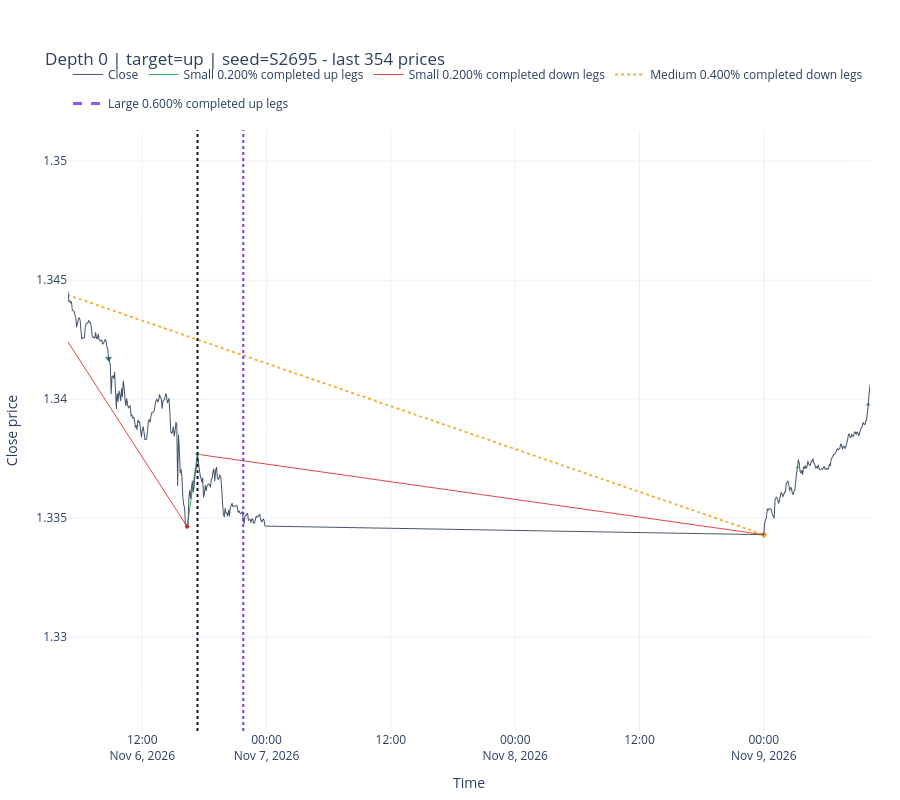
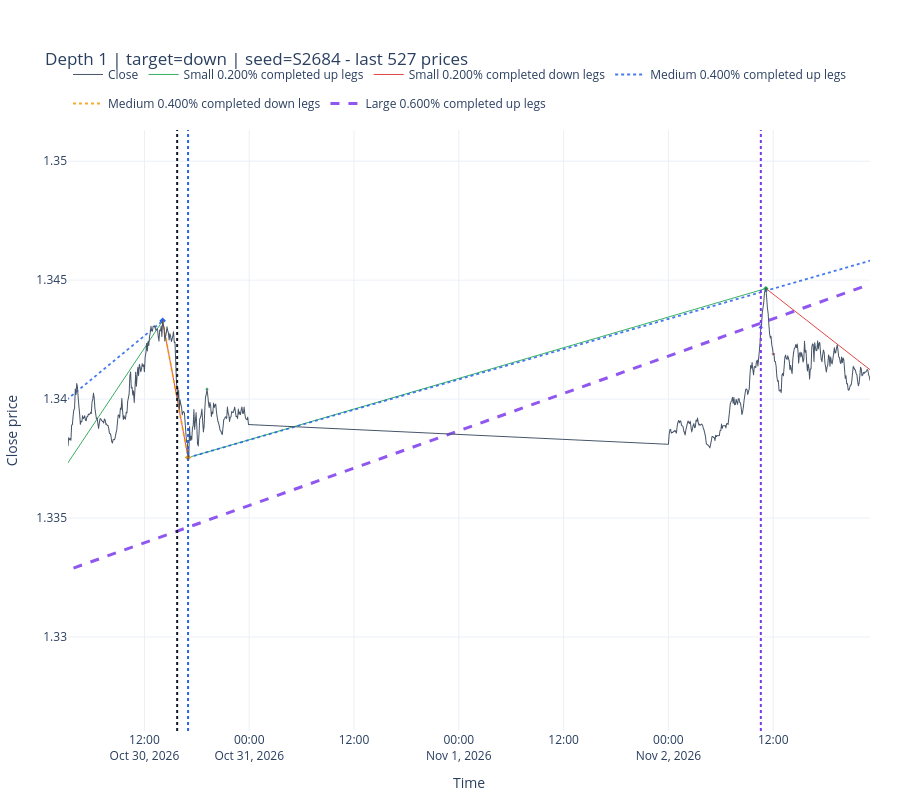
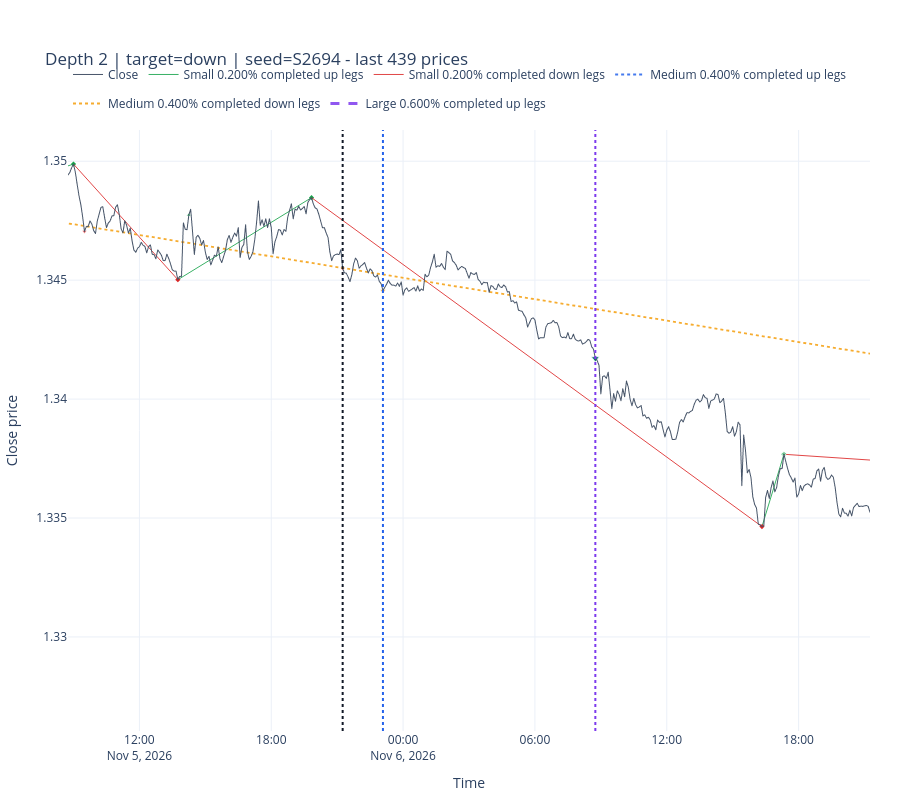

Write notebook code for charts like these, in order.
### Markdown cell above
## Linked price-path casebook

One recent strict-clean lineage is selected for each terminal depth. Selection and the later vertical markers use hindsight and are diagnostic. Read each chart from the black seed line forward before looking at the blue medium-confirmation line or purple terminal line.

### Code cell
casebook_linkages = (
    strict_clean_linkages.sort_values("seed_time")
    .groupby("terminal_depth", sort=True, group_keys=False)
    .tail(1)
    .sort_values("terminal_depth")
)
display(casebook_linkages[[
    "seed_small_event_id", "seed_time", "target_mode", "medium_event_id",
    "medium_time", "terminal_event_id", "terminal_time", "terminal_depth",
    "small_medium_bars", "medium_large_bars", "total_resolution_bars",
]])

for lineage in casebook_linkages.itertuples(index=False):
    window_start_position = max(0, int(lineage.seed_position) - CASEBOOK_BARS_BEFORE)
    window_end_position = min(len(prices), int(lineage.terminal_position) + CASEBOOK_BARS_AFTER + 1)
    case_prices = prices.iloc[window_start_position:window_end_position]
    case_figure = plot_three_threshold_directional_change(
        prices=case_prices,
        small_events=event_ledgers[Scale.SMALL],
        medium_events=event_ledgers[Scale.MEDIUM],
        large_events=event_ledgers[Scale.LARGE],
        small_theta=SMALL_THETA,
        medium_theta=MEDIUM_THETA,
        large_theta=LARGE_THETA,
        n_prices=len(case_prices),
        title=(
            f"Depth {int(lineage.terminal_depth)} | target={lineage.target_mode} | "
            f"seed={lineage.seed_small_event_id}"
        ),
    )
    case_figure.add_vline(
        x=lineage.seed_time, line={"color": "#111827", "dash": "dot", "width": 2}
    )
    if pd.notna(lineage.medium_time):
        case_figure.add_vline(
            x=lineage.medium_time, line={"color": "#2563eb", "dash": "dot", "width": 2}
        )
    case_figure.add_vline(
        x=lineage.terminal_time, line={"color": "#7c3aed", "dash": "dot", "width": 2}
    )
    case_figure.show()

### Figure 1 — Plotly figure (JSON) as saved in the notebook; plotly's stock layout.template omitted (floating-point values rounded to 4 significant figures; data arrays with more than 128 entries replaced by an {"elided": "..."} marker saying what was removed)
{"data": [{"hovertemplate": "time=%{x}<br>close=%{y:.5f}<extra></extra>", "line": {"color": "#475569", "width": 1.0}, "mode": "lines", "name": "Close", "type": "scattergl", "x": {"elided": "354 str values"}, "y": {"elided": "354 float values"}}, {"hoverinfo": "skip", "legendgroup": "small_up", "line": {"color": "#16a34a", "dash": "solid", "width": 1.0}, "mode": "lines", "name": "Small 0.200% completed up legs", "opacity": 0.85, "type": "scatter", "x": ["2026-11-06T16:20:00+02:00", "2026-11-06T17:20:00+02:00", null], "y": [1.335, 1.338, null]}, {"customdata": [["S2696", 1.139, 12, 0.0001898, "2026-11-06T21:45:00+02:00"]], "hovertemplate": "Small up ending EXT<br>time=%{x}<br>price=%{y:.5f}<br>event=%{customdata[0]}<br>TMV=%{customdata[1]:.4f}<br>T=%{customdata[2]} bars<br>R=%{customdata[3]:.3e}<br>known at=%{customdata[4]}<extra></extra>", "legendgroup": "small_up", "marker": {"color": "#16a34a", "size": 4, "symbol": "diamond"}, "mode": "markers", "name": "Small up ending EXT", "showlegend": false, "type": "scatter", "x": ["2026-11-06T17:20:00.000000"], "y": [1.338]}, {"customdata": [["S2696", 1.139, 12, 0.0001898, "2026-11-06T17:20:00+02:00"]], "hovertemplate": "Small down DCC<br>time=%{x}<br>price=%{y:.5f}<br>completed event=%{customdata[0]}<br>TMV=%{customdata[1]:.4f}<br>T=%{customdata[2]} bars<br>R=%{customdata[3]:.3e}<br>confirmed EXT time=%{customdata[4]}<extra></extra>", "legendgroup": "small_down", "marker": {"color": "#dc2626", "line": {"color": "white", "width": 0.75}, "size": 4, "symbol": "triangle-down"}, "mode": "markers", "name": "Small down DCC", "showlegend": false, "type": "scatter", "x": ["2026-11-06T21:45:00.000000"], "y": [1.335]}, {"hoverinfo": "skip", "legendgroup": "small_down", "line": {"color": "#dc2626", "dash": "solid", "width": 1.0}, "mode": "lines", "name": "Small 0.200% completed down legs", "opacity": 0.85, "type": "scatter", "x": ["2026-11-05T19:50:00+02:00", "2026-11-06T16:20:00+02:00", null, "2026-11-06T17:20:00+02:00", "2026-11-09T00:00:00+02:00", null], "y": [1.348, 1.335, null, 1.338, 1.334, null]}, {"customdata": [["S2695", 5.128, 246, 4.169e-05, "2026-11-06T17:20:00+02:00"], ["S2697", 1.263, 80, 3.158e-05, "2026-11-09T03:15:00+02:00"]], "hovertemplate": "Small down ending EXT<br>time=%{x}<br>price=%{y:.5f}<br>event=%{customdata[0]}<br>TMV=%{customdata[1]:.4f}<br>T=%{customdata[2]} bars<br>R=%{customdata[3]:.3e}<br>known at=%{customdata[4]}<extra></extra>", "legendgroup": "small_down", "marker": {"color": "#dc2626", "size": 4, "symbol": "diamond"}, "mode": "markers", "name": "Small down ending EXT", "showlegend": false, "type": "scatter", "x": ["2026-11-06T16:20:00.000000", "2026-11-09T00:00:00.000000"], "y": [1.335, 1.334]}, {"customdata": [["S2695", 5.128, 246, 4.169e-05, "2026-11-06T16:20:00+02:00"], ["S2697", 1.263, 80, 3.158e-05, "2026-11-09T00:00:00+02:00"]], "hovertemplate": "Small up DCC<br>time=%{x}<br>price=%{y:.5f}<br>completed event=%{customdata[0]}<br>TMV=%{customdata[1]:.4f}<br>T=%{customdata[2]} bars<br>R=%{customdata[3]:.3e}<br>confirmed EXT time=%{customdata[4]}<extra></extra>", "legendgroup": "small_up", "marker": {"color": "#16a34a", "line": {"color": "white", "width": 0.75}, "size": 4, "symbol": "triangle-up"}, "mode": "markers", "name": "Small up DCC", "showlegend": false, "type": "scatter", "x": ["2026-11-06T17:20:00.000000", "2026-11-09T03:15:00.000000"], "y": [1.338, 1.337]}, {"hoverinfo": "skip", "legendgroup": "medium_down", "line": {"color": "#f59e0b", "dash": "dot", "width": 1.8}, "mode": "lines", "name": "Medium 0.400% completed down legs", "opacity": 0.85, "type": "scatter", "x": ["2026-11-04T15:00:00+02:00", "2026-11-09T00:00:00+02:00", null], "y": [1.35, 1.334, null]}, {"customdata": [["M839", 2.917, 684, 1.706e-05, "2026-11-09T10:05:00+02:00"]], "hovertemplate": "Medium down ending EXT<br>time=%{x}<br>price=%{y:.5f}<br>event=%{customdata[0]}<br>TMV=%{customdata[1]:.4f}<br>T=%{customdata[2]} bars<br>R=%{customdata[3]:.3e}<br>known at=%{customdata[4]}<extra></extra>", "legendgroup": "medium_down", "marker": {"color": "#f59e0b", "size": 5, "symbol": "diamond"}, "mode": "markers", "name": "Medium down ending EXT", "showlegend": false, "type": "scatter", "x": ["2026-11-09T00:00:00.000000"], "y": [1.334]}, {"customdata": [["M839", 2.917, 684, 1.706e-05, "2026-11-09T00:00:00+02:00"]], "hovertemplate": "Medium up DCC<br>time=%{x}<br>price=%{y:.5f}<br>completed event=%{customdata[0]}<br>TMV=%{customdata[1]:.4f}<br>T=%{customdata[2]} bars<br>R=%{customdata[3]:.3e}<br>confirmed EXT time=%{customdata[4]}<extra></extra>", "legendgroup": "medium_up", "marker": {"color": "#2563eb", "line": {"color": "white", "width": 0.75}, "size": 5, "symbol": "triangle-up"}, "mode": "markers", "name": "Medium up DCC", "showlegend": false, "type": "scatter", "x": ["2026-11-09T10:05:00.000000"], "y": [1.34]}, {"hoverinfo": "skip", "legendgroup": "large_up", "line": {"color": "#7c3aed", "dash": "dash", "width": 3.0}, "mode": "lines", "name": "Large 0.600% completed up legs", "opacity": 0.85, "type": "scatter", "x": ["2026-10-28T09:10:00+02:00", "2026-11-04T15:00:00+02:00", null], "y": [1.327, 1.35, null]}, {"customdata": [["L392", 2.855, 1510, 1.135e-05, "2026-11-04T15:00:00+02:00"]], "hovertemplate": "Large down DCC<br>time=%{x}<br>price=%{y:.5f}<br>completed event=%{customdata[0]}<br>TMV=%{customdata[1]:.4f}<br>T=%{customdata[2]} bars<br>R=%{customdata[3]:.3e}<br>confirmed EXT time=%{customdata[4]}<extra></extra>", "legendgroup": "large_down", "marker": {"color": "#0f766e", "line": {"color": "white", "width": 0.75}, "size": 7, "symbol": "triangle-down"}, "mode": "markers", "name": "Large down DCC", "showlegend": false, "type": "scatter", "x": ["2026-11-06T08:45:00.000000"], "y": [1.342]}], "layout": {"height": 800, "hovermode": "closest", "legend": {"orientation": "h", "x": 0.0, "xanchor": "left", "y": 1.02, "yanchor": "bottom"}, "margin": {"b": 60, "l": 60, "r": 30, "t": 130}, "shapes": [{"line": {"color": "#111827", "dash": "dot", "width": 2}, "type": "line", "x0": "2026-11-06T17:20:00+02:00", "x1": "2026-11-06T17:20:00+02:00", "xref": "x", "y0": 0, "y1": 1, "yref": "y domain"}, {"line": {"color": "#7c3aed", "dash": "dot", "width": 2}, "type": "line", "x0": "2026-11-06T21:45:00+02:00", "x1": "2026-11-06T21:45:00+02:00", "xref": "x", "y0": 0, "y1": 1, "yref": "y domain"}], "title": {"text": "Depth 0 | target=up | seed=S2695 - last 354 prices"}, "xaxis": {"range": ["2026-11-06T04:50:00+02:00", "2026-11-09T10:15:00+02:00"], "showspikes": true, "spikemode": "across", "title": {"text": "Time"}}, "yaxis": {"fixedrange": false, "showspikes": true, "title": {"text": "Close price"}}}}

### Figure 2 — Plotly figure (JSON) as saved in the notebook; plotly's stock layout.template omitted (floating-point values rounded to 4 significant figures; data arrays with more than 128 entries replaced by an {"elided": "..."} marker saying what was removed)
{"data": [{"hovertemplate": "time=%{x}<br>close=%{y:.5f}<extra></extra>", "line": {"color": "#475569", "width": 1.0}, "mode": "lines", "name": "Close", "type": "scattergl", "x": {"elided": "527 str values"}, "y": {"elided": "527 float values"}}, {"hoverinfo": "skip", "legendgroup": "small_up", "line": {"color": "#16a34a", "dash": "solid", "width": 1.0}, "mode": "lines", "name": "Small 0.200% completed up legs", "opacity": 0.85, "type": "scatter", "x": ["2026-10-29T15:15:00+02:00", "2026-10-30T14:05:00+02:00", null, "2026-10-30T17:00:00+02:00", "2026-11-02T11:10:00+02:00", null], "y": [1.331, 1.343, null, 1.338, 1.345, null]}, {"customdata": [["S2684", 4.723, 274, 3.447e-05, "2026-10-30T15:45:00+02:00"], ["S2686", 2.658, 218, 2.438e-05, "2026-11-02T12:00:00+02:00"]], "hovertemplate": "Small up ending EXT<br>time=%{x}<br>price=%{y:.5f}<br>event=%{customdata[0]}<br>TMV=%{customdata[1]:.4f}<br>T=%{customdata[2]} bars<br>R=%{customdata[3]:.3e}<br>known at=%{customdata[4]}<extra></extra>", "legendgroup": "small_up", "marker": {"color": "#16a34a", "size": 4, "symbol": "diamond"}, "mode": "markers", "name": "Small up ending EXT", "showlegend": false, "type": "scatter", "x": ["2026-10-30T14:05:00.000000", "2026-11-02T11:10:00.000000"], "y": [1.343, 1.345]}, {"customdata": [["S2684", 4.723, 274, 3.447e-05, "2026-10-30T14:05:00+02:00"], ["S2686", 2.658, 218, 2.438e-05, "2026-11-02T11:10:00+02:00"]], "hovertemplate": "Small down DCC<br>time=%{x}<br>price=%{y:.5f}<br>completed event=%{customdata[0]}<br>TMV=%{customdata[1]:.4f}<br>T=%{customdata[2]} bars<br>R=%{customdata[3]:.3e}<br>confirmed EXT time=%{customdata[4]}<extra></extra>", "legendgroup": "small_down", "marker": {"color": "#dc2626", "line": {"color": "white", "width": 0.75}, "size": 4, "symbol": "triangle-down"}, "mode": "markers", "name": "Small down DCC", "showlegend": false, "type": "scatter", "x": ["2026-10-30T15:45:00.000000", "2026-11-02T12:00:00.000000"], "y": [1.34, 1.342]}, {"hoverinfo": "skip", "legendgroup": "small_down", "line": {"color": "#dc2626", "dash": "solid", "width": 1.0}, "mode": "lines", "name": "Small 0.200% completed down legs", "opacity": 0.85, "type": "scatter", "x": ["2026-10-30T14:05:00+02:00", "2026-10-30T17:00:00+02:00", null, "2026-11-02T11:10:00+02:00", "2026-11-03T04:35:00+02:00", null], "y": [1.343, 1.338, null, 1.345, 1.34, null]}, {"customdata": [["S2685", 2.14, 35, 0.0001223, "2026-10-30T19:10:00+02:00"]], "hovertemplate": "Small down ending EXT<br>time=%{x}<br>price=%{y:.5f}<br>event=%{customdata[0]}<br>TMV=%{customdata[1]:.4f}<br>T=%{customdata[2]} bars<br>R=%{customdata[3]:.3e}<br>known at=%{customdata[4]}<extra></extra>", "legendgroup": "small_down", "marker": {"color": "#dc2626", "size": 4, "symbol": "diamond"}, "mode": "markers", "name": "Small down ending EXT", "showlegend": false, "type": "scatter", "x": ["2026-10-30T17:00:00.000000"], "y": [1.338]}, {"customdata": [["S2685", 2.14, 35, 0.0001223, "2026-10-30T17:00:00+02:00"]], "hovertemplate": "Small up DCC<br>time=%{x}<br>price=%{y:.5f}<br>completed event=%{customdata[0]}<br>TMV=%{customdata[1]:.4f}<br>T=%{customdata[2]} bars<br>R=%{customdata[3]:.3e}<br>confirmed EXT time=%{customdata[4]}<extra></extra>", "legendgroup": "small_up", "marker": {"color": "#16a34a", "line": {"color": "white", "width": 0.75}, "size": 4, "symbol": "triangle-up"}, "mode": "markers", "name": "Small up DCC", "showlegend": false, "type": "scatter", "x": ["2026-10-30T19:10:00.000000"], "y": [1.34]}, {"hoverinfo": "skip", "legendgroup": "medium_up", "line": {"color": "#2563eb", "dash": "dot", "width": 1.8}, "mode": "lines", "name": "Medium 0.400% completed up legs", "opacity": 0.85, "type": "scatter", "x": ["2026-10-28T09:10:00+02:00", "2026-10-30T14:05:00+02:00", null, "2026-10-30T17:00:00+02:00", "2026-11-04T15:00:00+02:00", null], "y": [1.327, 1.343, null, 1.338, 1.35, null]}, {"customdata": [["M836", 3.01, 635, 1.896e-05, "2026-10-30T17:00:00+02:00"]], "hovertemplate": "Medium up ending EXT<br>time=%{x}<br>price=%{y:.5f}<br>event=%{customdata[0]}<br>TMV=%{customdata[1]:.4f}<br>T=%{customdata[2]} bars<br>R=%{customdata[3]:.3e}<br>known at=%{customdata[4]}<extra></extra>", "legendgroup": "medium_up", "marker": {"color": "#2563eb", "size": 5, "symbol": "diamond"}, "mode": "markers", "name": "Medium up ending EXT", "showlegend": false, "type": "scatter", "x": ["2026-10-30T14:05:00.000000"], "y": [1.343]}, {"customdata": [["M836", 3.01, 635, 1.896e-05, "2026-10-30T14:05:00+02:00"]], "hovertemplate": "Medium down DCC<br>time=%{x}<br>price=%{y:.5f}<br>completed event=%{customdata[0]}<br>TMV=%{customdata[1]:.4f}<br>T=%{customdata[2]} bars<br>R=%{customdata[3]:.3e}<br>confirmed EXT time=%{customdata[4]}<extra></extra>", "legendgroup": "medium_down", "marker": {"color": "#f59e0b", "line": {"color": "white", "width": 0.75}, "size": 5, "symbol": "triangle-down"}, "mode": "markers", "name": "Medium down DCC", "showlegend": false, "type": "scatter", "x": ["2026-10-30T17:00:00.000000"], "y": [1.338]}, {"hoverinfo": "skip", "legendgroup": "medium_down", "line": {"color": "#f59e0b", "dash": "dot", "width": 1.8}, "mode": "lines", "name": "Medium 0.400% completed down legs", "opacity": 0.85, "type": "scatter", "x": ["2026-10-30T14:05:00+02:00", "2026-10-30T17:00:00+02:00", null], "y": [1.343, 1.338, null]}, {"customdata": [["M837", 1.07, 35, 0.0001223, "2026-11-02T10:35:00+02:00"]], "hovertemplate": "Medium down ending EXT<br>time=%{x}<br>price=%{y:.5f}<br>event=%{customdata[0]}<br>TMV=%{customdata[1]:.4f}<br>T=%{customdata[2]} bars<br>R=%{customdata[3]:.3e}<br>known at=%{customdata[4]}<extra></extra>", "legendgroup": "medium_down", "marker": {"color": "#f59e0b", "size": 5, "symbol": "diamond"}, "mode": "markers", "name": "Medium down ending EXT", "showlegend": false, "type": "scatter", "x": ["2026-10-30T17:00:00.000000"], "y": [1.338]}, {"customdata": [["M837", 1.07, 35, 0.0001223, "2026-10-30T17:00:00+02:00"]], "hovertemplate": "Medium up DCC<br>time=%{x}<br>price=%{y:.5f}<br>completed event=%{customdata[0]}<br>TMV=%{customdata[1]:.4f}<br>T=%{customdata[2]} bars<br>R=%{customdata[3]:.3e}<br>confirmed EXT time=%{customdata[4]}<extra></extra>", "legendgroup": "medium_up", "marker": {"color": "#2563eb", "line": {"color": "white", "width": 0.75}, "size": 5, "symbol": "triangle-up"}, "mode": "markers", "name": "Medium up DCC", "showlegend": false, "type": "scatter", "x": ["2026-11-02T10:35:00.000000"], "y": [1.343]}, {"hoverinfo": "skip", "legendgroup": "large_up", "line": {"color": "#7c3aed", "dash": "dash", "width": 3.0}, "mode": "lines", "name": "Large 0.600% completed up legs", "opacity": 0.85, "type": "scatter", "x": ["2026-10-28T09:10:00+02:00", "2026-11-04T15:00:00+02:00", null], "y": [1.327, 1.35, null]}], "layout": {"height": 800, "hovermode": "closest", "legend": {"orientation": "h", "x": 0.0, "xanchor": "left", "y": 1.02, "yanchor": "bottom"}, "margin": {"b": 60, "l": 60, "r": 30, "t": 130}, "shapes": [{"line": {"color": "#111827", "dash": "dot", "width": 2}, "type": "line", "x0": "2026-10-30T15:45:00+02:00", "x1": "2026-10-30T15:45:00+02:00", "xref": "x", "y0": 0, "y1": 1, "yref": "y domain"}, {"line": {"color": "#2563eb", "dash": "dot", "width": 2}, "type": "line", "x0": "2026-10-30T17:00:00+02:00", "x1": "2026-10-30T17:00:00+02:00", "xref": "x", "y0": 0, "y1": 1, "yref": "y domain"}, {"line": {"color": "#7c3aed", "dash": "dot", "width": 2}, "type": "line", "x0": "2026-11-02T10:35:00+02:00", "x1": "2026-11-02T10:35:00+02:00", "xref": "x", "y0": 0, "y1": 1, "yref": "y domain"}], "title": {"text": "Depth 1 | target=down | seed=S2684 - last 527 prices"}, "xaxis": {"range": ["2026-10-30T03:15:00+02:00", "2026-11-02T23:05:00+02:00"], "showspikes": true, "spikemode": "across", "title": {"text": "Time"}}, "yaxis": {"fixedrange": false, "showspikes": true, "title": {"text": "Close price"}}}}

### Figure 3 — Plotly figure (JSON) as saved in the notebook; plotly's stock layout.template omitted (floating-point values rounded to 4 significant figures; data arrays with more than 128 entries replaced by an {"elided": "..."} marker saying what was removed)
{"data": [{"hovertemplate": "time=%{x}<br>close=%{y:.5f}<extra></extra>", "line": {"color": "#475569", "width": 1.0}, "mode": "lines", "name": "Close", "type": "scattergl", "x": {"elided": "439 str values"}, "y": {"elided": "439 float values"}}, {"hoverinfo": "skip", "legendgroup": "small_up", "line": {"color": "#16a34a", "dash": "solid", "width": 1.0}, "mode": "lines", "name": "Small 0.200% completed up legs", "opacity": 0.85, "type": "scatter", "x": ["2026-11-04T18:45:00+02:00", "2026-11-05T09:00:00+02:00", null, "2026-11-05T13:45:00+02:00", "2026-11-05T19:50:00+02:00", null, "2026-11-06T16:20:00+02:00", "2026-11-06T17:20:00+02:00", null], "y": [1.346, 1.35, null, 1.345, 1.348, null, 1.335, 1.338, null]}, {"customdata": [["S2692", 1.602, 171, 1.873e-05, "2026-11-05T09:30:00+02:00"], ["S2694", 1.283, 73, 3.514e-05, "2026-11-05T21:15:00+02:00"], ["S2696", 1.139, 12, 0.0001898, "2026-11-06T21:45:00+02:00"]], "hovertemplate": "Small up ending EXT<br>time=%{x}<br>price=%{y:.5f}<br>event=%{customdata[0]}<br>TMV=%{customdata[1]:.4f}<br>T=%{customdata[2]} bars<br>R=%{customdata[3]:.3e}<br>known at=%{customdata[4]}<extra></extra>", "legendgroup": "small_up", "marker": {"color": "#16a34a", "size": 4, "symbol": "diamond"}, "mode": "markers", "name": "Small up ending EXT", "showlegend": false, "type": "scatter", "x": ["2026-11-05T09:00:00.000000", "2026-11-05T19:50:00.000000", "2026-11-06T17:20:00.000000"], "y": [1.35, 1.348, 1.338]}, {"customdata": [["S2692", 1.602, 171, 1.873e-05, "2026-11-05T09:00:00+02:00"], ["S2694", 1.283, 73, 3.514e-05, "2026-11-05T19:50:00+02:00"]], "hovertemplate": "Small down DCC<br>time=%{x}<br>price=%{y:.5f}<br>completed event=%{customdata[0]}<br>TMV=%{customdata[1]:.4f}<br>T=%{customdata[2]} bars<br>R=%{customdata[3]:.3e}<br>confirmed EXT time=%{customdata[4]}<extra></extra>", "legendgroup": "small_down", "marker": {"color": "#dc2626", "line": {"color": "white", "width": 0.75}, "size": 4, "symbol": "triangle-down"}, "mode": "markers", "name": "Small down DCC", "showlegend": false, "type": "scatter", "x": ["2026-11-05T09:30:00.000000", "2026-11-05T21:15:00.000000"], "y": [1.347, 1.345]}, {"hoverinfo": "skip", "legendgroup": "small_down", "line": {"color": "#dc2626", "dash": "solid", "width": 1.0}, "mode": "lines", "name": "Small 0.200% completed down legs", "opacity": 0.85, "type": "scatter", "x": ["2026-11-05T09:00:00+02:00", "2026-11-05T13:45:00+02:00", null, "2026-11-05T19:50:00+02:00", "2026-11-06T16:20:00+02:00", null, "2026-11-06T17:20:00+02:00", "2026-11-09T00:00:00+02:00", null], "y": [1.35, 1.345, null, 1.348, 1.335, null, 1.338, 1.334, null]}, {"customdata": [["S2693", 1.8, 57, 6.316e-05, "2026-11-05T14:15:00+02:00"], ["S2695", 5.128, 246, 4.169e-05, "2026-11-06T17:20:00+02:00"]], "hovertemplate": "Small down ending EXT<br>time=%{x}<br>price=%{y:.5f}<br>event=%{customdata[0]}<br>TMV=%{customdata[1]:.4f}<br>T=%{customdata[2]} bars<br>R=%{customdata[3]:.3e}<br>known at=%{customdata[4]}<extra></extra>", "legendgroup": "small_down", "marker": {"color": "#dc2626", "size": 4, "symbol": "diamond"}, "mode": "markers", "name": "Small down ending EXT", "showlegend": false, "type": "scatter", "x": ["2026-11-05T13:45:00.000000", "2026-11-06T16:20:00.000000"], "y": [1.345, 1.335]}, {"customdata": [["S2693", 1.8, 57, 6.316e-05, "2026-11-05T13:45:00+02:00"], ["S2695", 5.128, 246, 4.169e-05, "2026-11-06T16:20:00+02:00"]], "hovertemplate": "Small up DCC<br>time=%{x}<br>price=%{y:.5f}<br>completed event=%{customdata[0]}<br>TMV=%{customdata[1]:.4f}<br>T=%{customdata[2]} bars<br>R=%{customdata[3]:.3e}<br>confirmed EXT time=%{customdata[4]}<extra></extra>", "legendgroup": "small_up", "marker": {"color": "#16a34a", "line": {"color": "white", "width": 0.75}, "size": 4, "symbol": "triangle-up"}, "mode": "markers", "name": "Small up DCC", "showlegend": false, "type": "scatter", "x": ["2026-11-05T14:15:00.000000", "2026-11-06T17:20:00.000000"], "y": [1.348, 1.338]}, {"hoverinfo": "skip", "legendgroup": "medium_up", "line": {"color": "#2563eb", "dash": "dot", "width": 1.8}, "mode": "lines", "name": "Medium 0.400% completed up legs", "opacity": 0.85, "type": "scatter", "x": ["2026-10-30T17:00:00+02:00", "2026-11-04T15:00:00+02:00", null], "y": [1.338, 1.35, null]}, {"customdata": [["M838", 2.338, 840, 1.113e-05, "2026-11-04T15:00:00+02:00"]], "hovertemplate": "Medium down DCC<br>time=%{x}<br>price=%{y:.5f}<br>completed event=%{customdata[0]}<br>TMV=%{customdata[1]:.4f}<br>T=%{customdata[2]} bars<br>R=%{customdata[3]:.3e}<br>confirmed EXT time=%{customdata[4]}<extra></extra>", "legendgroup": "medium_down", "marker": {"color": "#f59e0b", "line": {"color": "white", "width": 0.75}, "size": 5, "symbol": "triangle-down"}, "mode": "markers", "name": "Medium down DCC", "showlegend": false, "type": "scatter", "x": ["2026-11-05T23:05:00.000000"], "y": [1.345]}, {"hoverinfo": "skip", "legendgroup": "medium_down", "line": {"color": "#f59e0b", "dash": "dot", "width": 1.8}, "mode": "lines", "name": "Medium 0.400% completed down legs", "opacity": 0.85, "type": "scatter", "x": ["2026-11-04T15:00:00+02:00", "2026-11-09T00:00:00+02:00", null], "y": [1.35, 1.334, null]}, {"hoverinfo": "skip", "legendgroup": "large_up", "line": {"color": "#7c3aed", "dash": "dash", "width": 3.0}, "mode": "lines", "name": "Large 0.600% completed up legs", "opacity": 0.85, "type": "scatter", "x": ["2026-10-28T09:10:00+02:00", "2026-11-04T15:00:00+02:00", null], "y": [1.327, 1.35, null]}, {"customdata": [["L392", 2.855, 1510, 1.135e-05, "2026-11-04T15:00:00+02:00"]], "hovertemplate": "Large down DCC<br>time=%{x}<br>price=%{y:.5f}<br>completed event=%{customdata[0]}<br>TMV=%{customdata[1]:.4f}<br>T=%{customdata[2]} bars<br>R=%{customdata[3]:.3e}<br>confirmed EXT time=%{customdata[4]}<extra></extra>", "legendgroup": "large_down", "marker": {"color": "#0f766e", "line": {"color": "white", "width": 0.75}, "size": 7, "symbol": "triangle-down"}, "mode": "markers", "name": "Large down DCC", "showlegend": false, "type": "scatter", "x": ["2026-11-06T08:45:00.000000"], "y": [1.342]}], "layout": {"height": 800, "hovermode": "closest", "legend": {"orientation": "h", "x": 0.0, "xanchor": "left", "y": 1.02, "yanchor": "bottom"}, "margin": {"b": 60, "l": 60, "r": 30, "t": 130}, "shapes": [{"line": {"color": "#111827", "dash": "dot", "width": 2}, "type": "line", "x0": "2026-11-05T21:15:00+02:00", "x1": "2026-11-05T21:15:00+02:00", "xref": "x", "y0": 0, "y1": 1, "yref": "y domain"}, {"line": {"color": "#2563eb", "dash": "dot", "width": 2}, "type": "line", "x0": "2026-11-05T23:05:00+02:00", "x1": "2026-11-05T23:05:00+02:00", "xref": "x", "y0": 0, "y1": 1, "yref": "y domain"}, {"line": {"color": "#7c3aed", "dash": "dot", "width": 2}, "type": "line", "x0": "2026-11-06T08:45:00+02:00", "x1": "2026-11-06T08:45:00+02:00", "xref": "x", "y0": 0, "y1": 1, "yref": "y domain"}], "title": {"text": "Depth 2 | target=down | seed=S2694 - last 439 prices"}, "xaxis": {"range": ["2026-11-05T08:45:00+02:00", "2026-11-06T21:15:00+02:00"], "showspikes": true, "spikemode": "across", "title": {"text": "Time"}}, "yaxis": {"fixedrange": false, "showspikes": true, "title": {"text": "Close price"}}}}
